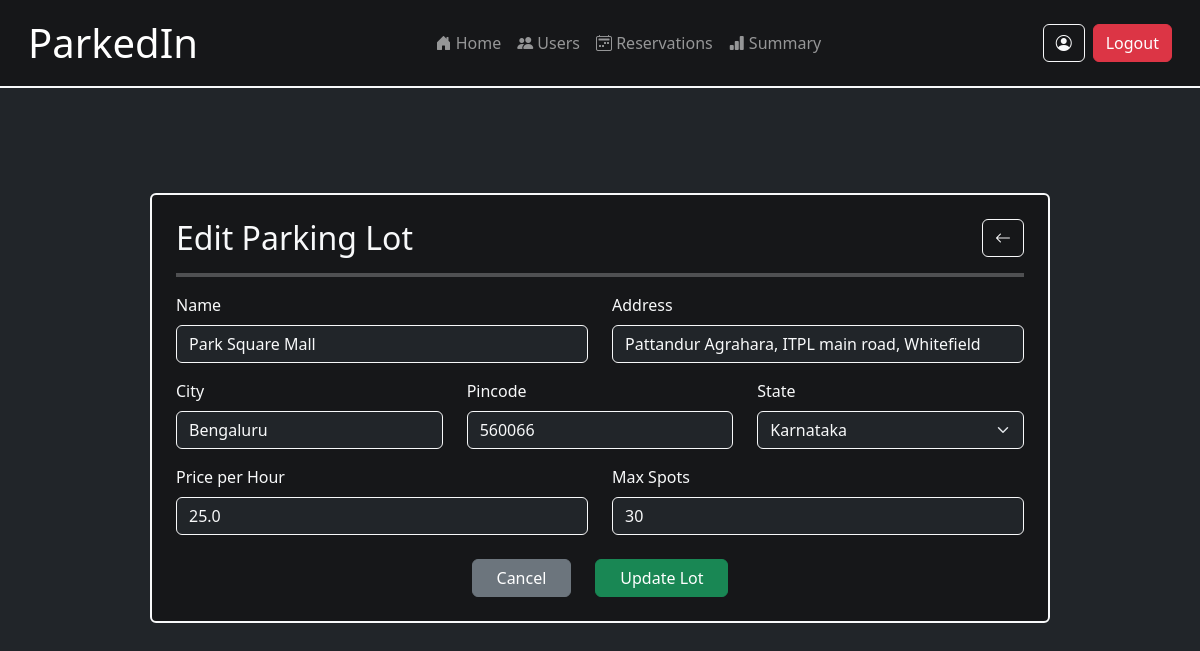
The app's page /admin/editLot/2 (signed in) with its own data.
### models.py (models this page shows)
class ParkingLot(db.Model):
    id = db.Column(db.Integer, primary_key=True)
    prime_location_name = db.Column(db.String(128), nullable=False)
    address_id = db.Column(db.Integer, db.ForeignKey('address.id'), unique=True, nullable=False)
    price_per_hour = db.Column(db.Float, nullable=False)
    max_spots = db.Column(db.Integer, nullable=False)
    created_at = db.Column(db.DateTime, default=datetime.utcnow)
    updated_at = db.Column(db.DateTime, default=datetime.utcnow, onupdate=datetime.utcnow)
    spots = db.relationship('ParkingSpot', backref='lot', lazy=True, cascade='all, delete-orphan')
    address = db.relationship('Address', backref=db.backref('parking_lot', uselist=False), lazy=True)

class Address(db.Model):
    id = db.Column(db.Integer, primary_key=True)
    house_number = db.Column(db.String(32), nullable=True)
    address = db.Column(db.String(128), nullable=False)
    city = db.Column(db.String(64), nullable=False)
    district = db.Column(db.String(64), nullable=True)
    state = db.Column(db.String(64), nullable=False)
    country = db.Column(db.String(64), nullable=False, default="India")
    pincode = db.Column(db.String(6), nullable=False)

### routes/admin_routes.py (the view)
@admin_bp.route('/editLot/<int:lot_id>', methods=['GET'])
@admin_required
def edit_parking_lot(lot_id):
    user_logged_in = 'user_id' in session
    parking_lot = ParkingLot.query.get(lot_id)
    return render_template('admin/edit_parking_lot.html', user_logged_in=user_logged_in, parking_lot=parking_lot)

### templates/admin/edit_parking_lot.html (shortened to what this page needs)
{% extends 'layout.html' %}
{% block content %}
<div class="d-flex justify-content-center align-items-center" style="height: 80vh;">
    <form method="post" class="w-75 border border-light border-2 rounded p-4 bg-secondary-subtle text-light">
        <div class="d-flex justify-content-between align-items-center mb-2">
            <h2 class="mb-0">Edit Parking Lot</h2>
            <a href="{{ url_for('admin.index') }}" class="btn btn-outline-light" title="Go Back">
                <i class="bi bi-arrow-left"></i>
            </a>
        </div>
        <hr class="border border-light border-2">
        <div class="row mb-3">
            <div class="col-md-6">
                <label for="locName" class="form-label">Name</label>
                <input type="text" class="form-control bg-dark text-light border-light" name="locName" id="locName" value="{{ parking_lot.prime_location_name }}" required>
            </div>
            <div class="col-md-6">
                <label for="address" class="form-label">Address</label>
                <input type="text" class="form-control bg-dark text-light border-light" name="address" id="address" value="{{ parking_lot.address.address }}" required>
            </div>
        </div>
        <div class="row mb-3">
            <div class="col-md-4">
                <label for="city" class="form-label">City</label>
                <input type="text" class="form-control bg-dark text-light border-light" name="city" id="city" value="{{ parking_lot.address.city }}" required>
            </div>
            <div class="col-md-4">
                <label for="pincode" class="form-label">Pincode</label>
                <input type="text" class="form-control bg-dark text-light border-light" name="pincode" id="pincode" pattern="\d{6}" maxlength="6" minlength="6" value="{{ parking_lot.address.pincode }}" required>
            </div>
            <div class="col-md-4">
                <label for="state" class="form-label">State</label>
                <select class="form-select bg-dark text-light border-light" name="state" id="state" required>
                    {% for state in states %}
                        <option value="{{ state }}" {% if parking_lot.address.state == state %}selected{% endif %}>{{ state }}</option>
                    {% endfor %}
                </select>
            </div>
        </div>
        <div class="row mb-4">
            <div class="col-md-6">
                <label for="price" class="form-label">Price per Hour</label>
                <input type="number" class="form-control bg-dark text-light border-light" name="price" id="price" min="1" max="1000" step="1" value="{{ parking_lot.price_per_hour }}" required>
            </div>
            <div class="col-md-6">
                <label for="maxSpots" class="form-label">Max Spots</label>
                <input type="number" class="form-control bg-dark text-light border-light" name="maxSpots" id="maxSpots" value="{{ parking_lot.max_spots }}" required>
            </div>
        </div>
        <div class="d-flex justify-content-center gap-4">
            <a href="{{ url_for('admin.index') }}" class="btn btn-secondary px-4">Cancel</a>
            <button type="submit" class="btn btn-success px-4">Update Lot</button>
        </div>
    </form>
</div>
{% endblock %}

### records on screen
ParkingLot: locName "Park Square Mall", price "25.0", maxSpots "30"
Address: address "Pattandur Agrahara, ITPL main road, Whitefield", city "Bengaluru", pincode "560066", state "Karnataka"
